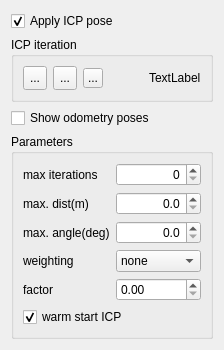
      <widget class="QWidget" name="tab_2">
       <attribute name="title">
        <string>ICP</string>
       </attribute>
       <layout class="QFormLayout" name="formLayout_4">
        <property name="fieldGrowthPolicy">
         <enum>QFormLayout::AllNonFixedFieldsGrow</enum>
        </property>
        <item row="0" column="0">
         <widget class="QCheckBox" name="chkShowIcpEstimate">
          <property name="text">
           <string>Apply ICP pose</string>
          </property>
          <property name="checked">
           <bool>true</bool>
          </property>
         </widget>
        </item>
        <item row="1" column="0" colspan="2">
         <widget class="QGroupBox" name="groupBox_3">
          <property name="title">
           <string>ICP iteration</string>
          </property>
          <layout class="QFormLayout" name="formLayout_5">
           <property name="fieldGrowthPolicy">
            <enum>QFormLayout::AllNonFixedFieldsGrow</enum>
           </property>
           <item row="0" column="0" colspan="2">
            <layout class="QHBoxLayout" name="horizontalLayout_3">
             <property name="leftMargin">
              <number>0</number>
             </property>
             <property name="topMargin">
              <number>0</number>
             </property>
             <property name="rightMargin">
              <number>0</number>
             </property>
             <property name="bottomMargin">
              <number>0</number>
             </property>
             <item>
              <widget class="QToolButton" name="btnIcpPlay">
               <property name="minimumSize">
                <size>
                 <width>24</width>
                 <height>24</height>
                </size>
               </property>
               <property name="maximumSize">
                <size>
                 <width>24</width>
                 <height>24</height>
                </size>
               </property>
               <property name="text">
                <string>...</string>
               </property>
               <property name="icon">
                <iconset theme="media-playback-start">
                 <normaloff>../../../../../../.designer/backup</normaloff>../../../../../../.designer/backup</iconset>
               </property>
               <property name="iconSize">
                <size>
                 <width>20</width>
                 <height>20</height>
                </size>
               </property>
              </widget>
             </item>
             <item>
              <widget class="QToolButton" name="btnIcpStep">
               <property name="minimumSize">
                <size>
                 <width>24</width>
                 <height>24</height>
                </size>
               </property>
               <property name="maximumSize">
                <size>
                 <width>24</width>
                 <height>24</height>
                </size>
               </property>
               <property name="text">
                <string>...</string>
               </property>
               <property name="icon">
                <iconset theme="media-skip-forward">
                 <normaloff>../../../../../../.designer/backup</normaloff>../../../../../../.designer/backup</iconset>
               </property>
               <property name="iconSize">
                <size>
                 <width>20</width>
                 <height>20</height>
                </size>
               </property>
              </widget>
             </item>
             <item>
              <widget class="QToolButton" name="btnIcpReset">
               <property name="minimumSize">
                <size>
                 <width>20</width>
                 <height>20</height>
                </size>
               </property>
               <property name="maximumSize">
                <size>
                 <width>20</width>
                 <height>20</height>
                </size>
               </property>
               <property name="text">
                <string>...</string>
               </property>
               <property name="icon">
                <iconset theme="media-playback-stop">
                 <normaloff>../../../../../../.designer/backup</normaloff>../../../../../../.designer/backup</iconset>
               </property>
              </widget>
             </item>
             <item>
              <spacer name="horizontalSpacer_5">
               <property name="orientation">
                <enum>Qt::Horizontal</enum>
               </property>
               <property name="sizeHint" stdset="0">
                <size>
                 <width>40</width>
                 <height>20</height>
                </size>
               </property>
              </spacer>
             </item>
             <item>
              <widget class="QLabel" name="lblIcpIteration">
               <property name="text">
                <string>TextLabel</string>
               </property>
              </widget>
             </item>
            </layout>
           </item>
          </layout>
         </widget>
        </item>
        <item row="4" column="0" colspan="2">
         <widget class="QGroupBox" name="groupBox_7">
          <property name="title">
           <string>Parameters</string>
          </property>
          <layout class="QFormLayout" name="formLayout_13">
           <item row="1" column="0">
            <widget class="QLabel" name="label_19">
             <property name="text">
              <string>max iterations</string>
             </property>
            </widget>
           </item>
           <item row="1" column="1">
            <widget class="QSpinBox" name="spinIcpMaxIterations">
             <property name="alignment">
              <set>Qt::AlignRight|Qt::AlignTrailing|Qt::AlignVCenter</set>
             </property>
            </widget>
           </item>
           <item row="2" column="0">
            <widget class="QLabel" name="label_18">
             <property name="text">
              <string>max. dist(m)</string>
             </property>
            </widget>
           </item>
           <item row="2" column="1">
            <widget class="QDoubleSpinBox" name="spinIcpMaxDistance">
             <property name="alignment">
              <set>Qt::AlignRight|Qt::AlignTrailing|Qt::AlignVCenter</set>
             </property>
             <property name="decimals">
              <number>1</number>
             </property>
            </widget>
           </item>
           <item row="3" column="0">
            <widget class="QLabel" name="label_17">
             <property name="text">
              <string>max. angle(deg)</string>
             </property>
            </widget>
           </item>
           <item row="3" column="1">
            <widget class="QDoubleSpinBox" name="spinIcpMaxAngle">
             <property name="alignment">
              <set>Qt::AlignRight|Qt::AlignTrailing|Qt::AlignVCenter</set>
             </property>
             <property name="decimals">
              <number>1</number>
             </property>
            </widget>
           </item>
           <item row="4" column="0">
            <widget class="QLabel" name="label_5">
             <property name="text">
              <string>weighting</string>
             </property>
            </widget>
           </item>
           <item row="4" column="1">
            <widget class="QComboBox" name="cmbOptWeighting">
             <item>
              <property name="text">
               <string>none</string>
              </property>
             </item>
             <item>
              <property name="text">
               <string>huber</string>
              </property>
             </item>
             <item>
              <property name="text">
               <string>turkey</string>
              </property>
             </item>
            </widget>
           </item>
           <item row="5" column="0">
            <widget class="QLabel" name="label_29">
             <property name="text">
              <string>factor</string>
             </property>
            </widget>
           </item>
           <item row="5" column="1">
            <widget class="QDoubleSpinBox" name="spinOptFactor"/>
           </item>
           <item row="6" column="0" colspan="2">
            <widget class="QCheckBox" name="chkWarmStart">
             <property name="text">
              <string>warm start ICP</string>
             </property>
             <property name="checked">
              <bool>true</bool>
             </property>
            </widget>
           </item>
          </layout>
         </widget>
        </item>
        <item row="2" column="0" colspan="2">
         <widget class="QCheckBox" name="chkShowOdomPoses">
          <property name="text">
           <string>Show odometry poses</string>
          </property>
         </widget>
        </item>
       </layout>
      </widget>
